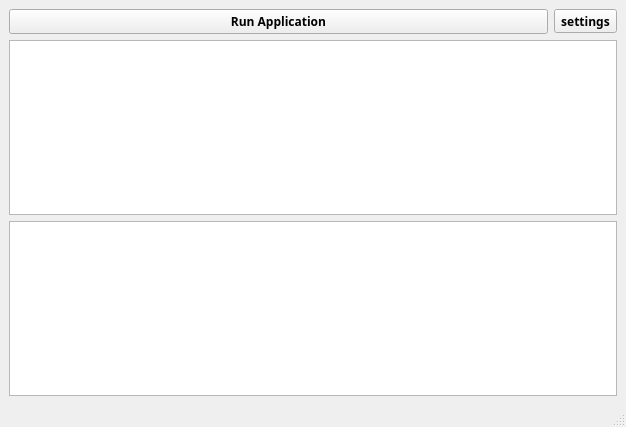
<?xml version="1.0" encoding="UTF-8"?>
<ui version="4.0">
 <class>MainWindow</class>
 <widget class="QMainWindow" name="MainWindow">
  <property name="geometry">
   <rect>
    <x>0</x>
    <y>0</y>
    <width>626</width>
    <height>427</height>
   </rect>
  </property>
  <property name="sizePolicy">
   <sizepolicy hsizetype="Expanding" vsizetype="Expanding">
    <horstretch>0</horstretch>
    <verstretch>0</verstretch>
   </sizepolicy>
  </property>
  <property name="minimumSize">
   <size>
    <width>500</width>
    <height>400</height>
   </size>
  </property>
  <property name="baseSize">
   <size>
    <width>600</width>
    <height>300</height>
   </size>
  </property>
  <property name="font">
   <font>
    <family>맑은 고딕</family>
    <weight>75</weight>
    <bold>true</bold>
   </font>
  </property>
  <property name="windowTitle">
   <string>MainWindow</string>
  </property>
  <widget class="QWidget" name="centralwidget">
   <layout class="QGridLayout" name="gridLayout_2">
    <item row="0" column="0">
     <layout class="QGridLayout" name="gridLayout">
      <item row="0" column="1">
       <widget class="QToolButton" name="btn_settings">
        <property name="text">
         <string>settings</string>
        </property>
       </widget>
      </item>
      <item row="0" column="0">
       <widget class="QPushButton" name="btn_start">
        <property name="text">
         <string>Run Application</string>
        </property>
       </widget>
      </item>
     </layout>
    </item>
    <item row="1" column="0">
     <layout class="QVBoxLayout" name="verticalLayout">
      <property name="sizeConstraint">
       <enum>QLayout::SetMinimumSize</enum>
      </property>
      <item>
       <widget class="QTableView" name="tableView"/>
      </item>
      <item>
       <widget class="QListView" name="list_socket">
        <property name="toolTip">
         <string>&lt;html&gt;&lt;head/&gt;&lt;body&gt;&lt;p&gt;sadsa&lt;/p&gt;&lt;/body&gt;&lt;/html&gt;</string>
        </property>
       </widget>
      </item>
     </layout>
    </item>
   </layout>
  </widget>
  <widget class="QMenuBar" name="menubar">
   <property name="geometry">
    <rect>
     <x>0</x>
     <y>0</y>
     <width>626</width>
     <height>21</height>
    </rect>
   </property>
  </widget>
  <widget class="QStatusBar" name="statusbar"/>
 </widget>
 <resources/>
 <connections/>
</ui>
